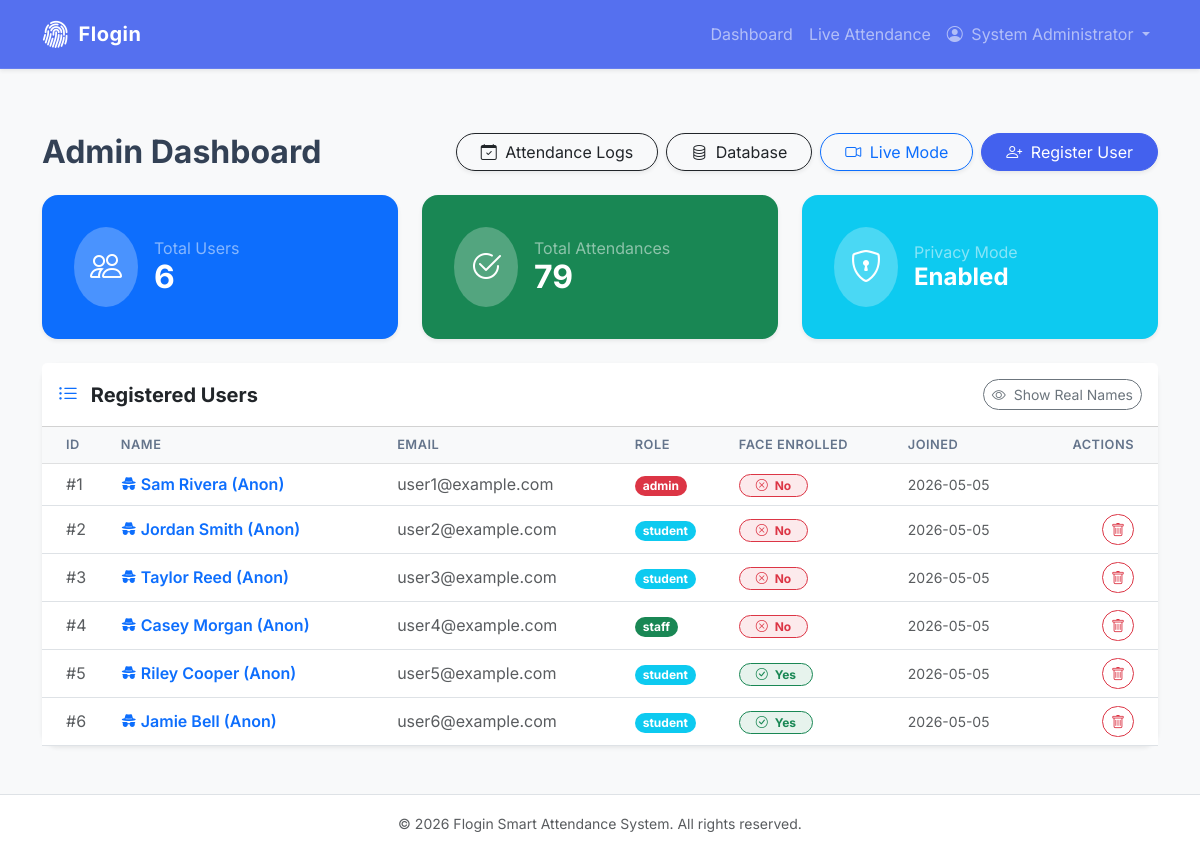
/admin/dashboard?randomize=true (signed in), run on the app's committed database.
### app/models.py (models this page shows, shortened)
class User(db.Model, UserMixin):
    id = db.Column(db.Integer, primary_key=True)
    name = db.Column(db.String(100), nullable=False)
    email = db.Column(db.String(120), unique=True, nullable=False)
    roll_number = db.Column(db.String(20), unique=True, nullable=True)
    department = db.Column(db.String(100), nullable=True)
    semester = db.Column(db.String(20), nullable=True)
    role = db.Column(db.String(20), nullable=False, default='student') # 'student', 'staff', 'admin'
    face_encoding_path = db.Column(db.String(255), nullable=True) # Path to the .pkl file
    created_at = db.Column(db.DateTime, default=datetime.utcnow)
    attendances = db.relationship('Attendance', backref='user', lazy=True)

### app/routes/admin.py (the view)
@admin_bp.route('/dashboard')
def dashboard():
    randomize = request.args.get('randomize') == 'true'
    users_count = User.query.count()
    attendance_count = Attendance.query.count()
    users = User.query.all()
    if randomize:
        display_users = []
        for i, user in enumerate(users):
            random_name = RANDOM_NAMES[user.id % len(RANDOM_NAMES)]
            display_users.append({
                'id': user.id,
                'name': f"{random_name} (Anon)",
                'email': f"user{user.id}@example.com",
                'role': user.role,
                'face_encoding_path': user.face_encoding_path,
                'created_at': user.created_at
            })
        users = display_users
    return render_template('admin/dashboard.html', users=users, users_count=users_count,
                           attendance_count=attendance_count, randomized=randomize)

### app/models.py (called while the page is built)
@login_manager.user_loader
def load_user(user_id):
    return User.query.get(int(user_id))

### app/routes/admin.py (called while the page is built)
@admin_bp.before_request
@login_required
def require_admin():
    if current_user.role != 'admin':
        flash('Admin access required.', 'danger')
        return redirect(url_for('auth.profile'))

### app/templates/admin/dashboard.html (shortened to what this page needs)
{% extends "base.html" %}
{% block content %}
<div class="d-flex flex-column flex-md-row justify-content-between align-items-md-center mb-4 gap-3">
    <h2 class="fw-bold mb-0">Admin Dashboard</h2>
    <div class="d-flex flex-wrap gap-2">
        <a href="{{ url_for('admin.attendance') }}" class="btn btn-outline-dark shadow-sm rounded-pill px-4">
            <i class="bi bi-calendar-check me-1"></i> Attendance Logs
        </a>
        <a href="{{ url_for('admin.db_management') }}" class="btn btn-outline-dark shadow-sm rounded-pill px-4">
            <i class="bi bi-database me-1"></i> Database
        </a>
        <a href="{{ url_for('attendance.live') }}" class="btn btn-outline-primary shadow-sm rounded-pill px-4">
            <i class="bi bi-camera-video me-1"></i> Live Mode
        </a>
        <a href="{{ url_for('admin.register') }}" class="btn btn-primary shadow-sm rounded-pill px-4">
            <i class="bi bi-person-plus me-1"></i> Register User
        </a>
    </div>
</div>
<div class="row mb-4">
    <div class="col-md-4 mb-3 mb-md-0">
        <div class="card border-0 shadow-sm rounded-4 bg-primary text-white h-100 p-3">
            <div class="card-body d-flex align-items-center">
                <div class="flex-shrink-0 bg-white bg-opacity-25 rounded-circle p-3 me-3">
                    <i class="bi bi-people fs-2"></i>
                </div>
                <div>
                    <h6 class="mb-0 fw-normal text-white-50">Total Users</h6>
                    <h2 class="mb-0 fw-bold">{{ users_count }}</h2>
                </div>
            </div>
        </div>
    </div>
    <div class="col-md-4 mb-3 mb-md-0">
        <div class="card border-0 shadow-sm rounded-4 bg-success text-white h-100 p-3">
            <div class="card-body d-flex align-items-center">
                <div class="flex-shrink-0 bg-white bg-opacity-25 rounded-circle p-3 me-3">
                    <i class="bi bi-check2-circle fs-2"></i>
                </div>
                <div>
                    <h6 class="mb-0 fw-normal text-white-50">Total Attendances</h6>
                    <h2 class="mb-0 fw-bold">{{ attendance_count }}</h2>
                </div>
            </div>
        </div>
    </div>
    <div class="col-md-4">
        <div class="card border-0 shadow-sm rounded-4 bg-info text-white h-100 p-3">
            <div class="card-body d-flex align-items-center">
                <div class="flex-shrink-0 bg-white bg-opacity-25 rounded-circle p-3 me-3">
                    <i class="bi bi-shield-lock fs-2"></i>
                </div>
                <div>
                    <h6 class="mb-0 fw-normal text-white-50">Privacy Mode</h6>
                    <h4 class="mb-0 fw-bold">{{ 'Enabled' if randomized else 'Disabled' }}</h4>
                </div>
            </div>
        </div>
    </div>
</div>
<div class="card shadow-sm border-0 rounded-4 mb-5">
    <div class="card-header bg-white py-3 d-flex justify-content-between align-items-center">
        <h5 class="mb-0 fw-bold text-dark"><i class="bi bi-list-ul me-2 text-primary"></i> Registered Users</h5>
        <div>
            {% if randomized %}
                <a href="{{ url_for('admin.dashboard', randomize='false') }}" class="btn btn-sm btn-outline-secondary rounded-pill">
                    <i class="bi bi-eye me-1"></i> Show Real Names
                </a>
            {% else %}
                <a href="{{ url_for('admin.dashboard', randomize='true') }}" class="btn btn-sm btn-outline-secondary rounded-pill">
                    <i class="bi bi-eye-slash me-1"></i> Randomize Names
                </a>
            {% endif %}
        </div>
    </div>
    <div class="card-body p-0">
        <div class="table-responsive">
            <table class="table table-hover align-middle mb-0">
                <thead class="table-light">
                    <tr>
                        <th class="ps-4">ID</th>
                        <th>Name</th>
                        <th>Email</th>
                        <th>Role</th>
                        <th>Face Enrolled</th>
                        <th>Joined</th>
                        <th class="text-end pe-4">Actions</th>
                    </tr>
                </thead>
                <tbody>
                    {% for user in users %}
                    <tr>
                        <td class="ps-4 text-muted">#{{ user.id }}</td>
                        <td class="fw-semibold">
                            {% if randomized %}
                                <span class="text-primary"><i class="bi bi-incognito me-1"></i>{{ user.name }}</span>
                            {% else %}
                                {{ user.name }}
                            {% endif %}
                        </td>
                        <td class="text-muted">{{ user.email }}</td>
                        <td>
                            <span class="badge bg-{{ 'danger' if user.role == 'admin' else ('success' if user.role == 'staff' else 'info') }} rounded-pill px-2">
                                {{ user.role }}
                            </span>
                        </td>
                        <td>
                            {% if user.face_encoding_path %}
                                <span class="badge bg-success bg-opacity-10 text-success rounded-pill px-3 border border-success"><i class="bi bi-check-circle me-1"></i> Yes</span>
                            {% else %}
                                <span class="badge bg-danger bg-opacity-10 text-danger rounded-pill px-3 border border-danger"><i class="bi bi-x-circle me-1"></i> No</span>
                            {% endif %}
                        </td>
                        <td class="text-muted small">{{ user.created_at.strftime('%Y-%m-%d') if user.created_at else 'N/A' }}</td>
                        <td class="text-end pe-4">
                            {% if user.id != current_user.id %}
                            <form action="{{ url_for('admin.delete_user', user_id=user.id) }}" method="POST" class="d-inline" onsubmit="return confirm('Are you sure you want to delete this user? All their attendance data will also be deleted.');">
                                <button type="submit" class="btn btn-sm btn-outline-danger rounded-pill" title="Delete User">
                                    <i class="bi bi-trash"></i>
                                </button>
                            </form>
                            {% endif %}
                        </td>
                    </tr>
                    {% endfor %}
                </tbody>
            </table>
        </div>
    </div>
</div>
{% endblock %}

### app/templates/base.html (shortened to what this page needs)
<!DOCTYPE html>
<html lang="en">
<head>
    <link href="https://cdn.jsdelivr.net/npm/bootstrap@5.3.0/dist/css/bootstrap.min.css" rel="stylesheet">
    <link rel="stylesheet" href="https://cdn.jsdelivr.net/npm/bootstrap-icons@1.11.1/font/bootstrap-icons.css">
    <link rel="stylesheet" href="{{ url_for('static', filename='css/style.css') }}">
</head>
<body class="bg-light">
    <nav class="navbar navbar-expand-lg navbar-dark bg-primary shadow-sm glass-nav">
        <div class="container">
            <a class="navbar-brand fw-bold d-flex align-items-center" href="{{ url_for('auth.login') }}">
                <i class="bi bi-fingerprint me-2 fs-3"></i>
                Flogin
            </a>
            <div class="collapse navbar-collapse" id="navbarNav">
                <ul class="navbar-nav ms-auto">
                    {% if current_user.is_authenticated %}
                        {% if current_user.role == 'admin' %}
                            <li class="nav-item">
                                <a class="nav-link" href="{{ url_for('admin.dashboard') }}">Dashboard</a>
                            </li>
                            <li class="nav-item">
                                <a class="nav-link" href="{{ url_for('attendance.live') }}">Live Attendance</a>
                            </li>
                        {% endif %}
                        <li class="nav-item dropdown">
                            <a class="nav-link dropdown-toggle" href="#" id="navbarDropdown" role="button" data-bs-toggle="dropdown">
                                <i class="bi bi-person-circle me-1"></i> {{ current_user.name }}
                            </a>
                        </li>
                    {% endif %}
                </ul>
            </div>
        </div>
    </nav>
    <main class="container my-5 fade-in">
        {% block content %}{% endblock %}
    </main>
    <footer class="footer mt-auto py-3 bg-white border-top text-center text-muted">
        <div class="container">
            <small>&copy; 2026 Flogin Smart Attendance System. All rights reserved.</small>
        </div>
    </footer>
</body>
</html>

### app/static/css/style.css (style rules this page uses)
:root { --primary-color: #4361ee; --primary-hover: #3a56d4; --secondary-color: #3f37c9; --success-color: #4cc9f0; --dark-bg: #0f172a; --light-bg: #f8fafc; }
body { font-family: 'Inter', sans-serif; background-color: var(--light-bg); color: #334155; -webkit-font-smoothing: antialiased; }
.glass-nav { background: rgba(67, 97, 238, 0.9) !important; backdrop-filter: blur(10px); -webkit-backdrop-filter: blur(10px); border-bottom: 1px solid rgba(255, 255, 255, 0.1); }
.navbar-brand { letter-spacing: 0.5px; }
.card { transition: transform 0.3s ease, box-shadow 0.3s ease; }
.btn-primary { background-color: var(--primary-color); border-color: var(--primary-color); }
.fade-in { animation: fadeIn 0.5s ease-in-out; }
.table th { font-weight: 600; color: #64748b; text-transform: uppercase; font-size: 0.8rem; letter-spacing: 0.5px; }
.table td { vertical-align: middle; }

### data on the page
User: name "System Administrator", id "1", name "Sam Rivera (Anon)", email "user1@example.com", role "admin", shows "No", created_at "2026-05-05"
User: id "2", name "Jordan Smith (Anon)", email "user2@example.com", role "student", shows "No", created_at "2026-05-05"
User: id "3", name "Taylor Reed (Anon)", email "user3@example.com", role "student", shows "No", created_at "2026-05-05"
User: id "4", name "Casey Morgan (Anon)", email "user4@example.com", role "staff", shows "No", created_at "2026-05-05"
User: id "5", name "Riley Cooper (Anon)", email "user5@example.com", role "student", face_encoding_path "Yes", created_at "2026-05-05"
User: id "6", name "Jamie Bell (Anon)", email "user6@example.com", role "student", face_encoding_path "Yes", created_at "2026-05-05"

### other printed values
{{ users_count }} "6"
{{ attendance_count }} "79"
{{ 'Enabled' if randomized else 'Disabled' }} "Enabled"
